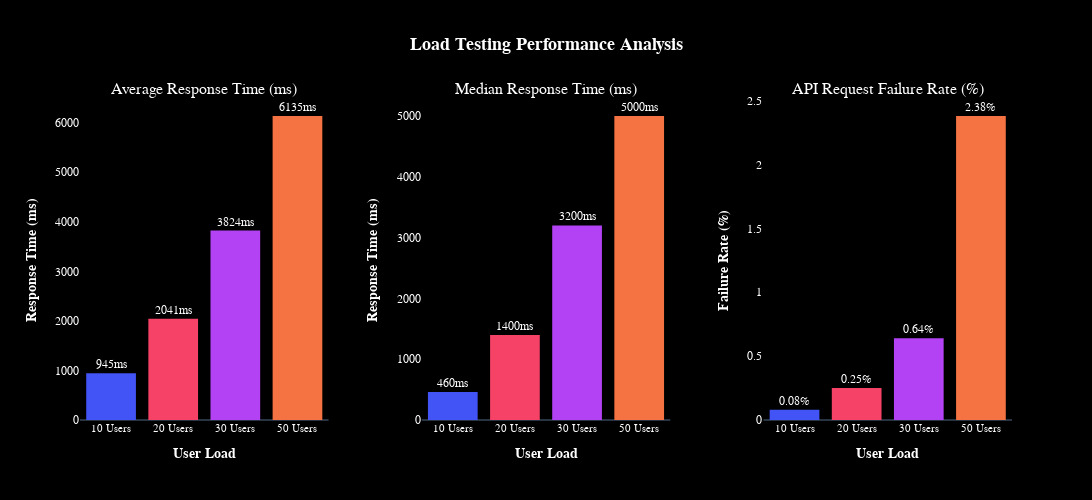

Write notebook code for a chart like this one.
### Code cell
# 3 BAR CHARTS - BLACK BACKGROUND, NO GAPS, CATEGORICAL USERS
fig = make_subplots(
    rows=1, cols=3,
    subplot_titles=('Average Response Time (ms)', 'Median Response Time (ms)', 'API Request Failure Rate (%)'),
    horizontal_spacing=0.1
)

# Chart 1: Average Response Time
fig.add_trace(
    go.Bar(
        x=user_categories,
        y=avg_times,
        marker_color=colors,
        text=[f'{t}ms' for t in avg_times],
        textposition='outside',
        textfont=dict(size=12, color='white'),
        name='Avg Response Time',
        showlegend=False,
        marker_line=dict(width=0)  # No borders
    ),
    row=1, col=1
)

# Chart 2: Median Response Time
fig.add_trace(
    go.Bar(
        x=user_categories,
        y=median_times,
        marker_color=colors,
        text=[f'{t}ms' for t in median_times],
        textposition='outside',
        textfont=dict(size=12, color='white'),
        name='Median Response Time',
        showlegend=False,
        marker_line=dict(width=0)
    ),
    row=1, col=2
)

# Chart 3: Failure Rate
fig.add_trace(
    go.Bar(
        x=user_categories,
        y=failure_rates,
        marker_color=colors,
        text=[f'{r}%' for r in failure_rates],
        textposition='outside',
        textfont=dict(size=12, color='white'),
        name='API Request Failure Rate',
        showlegend=False,
        marker_line=dict(width=0)
    ),
    row=1, col=3
)

# BLACK BACKGROUND THEME
fig.update_layout(
    title=dict(
        text="<b>Load Testing Performance Analysis</b>",
        x=0.5,
        font=dict(size=18, color='white')
    ),
    height=500,
    width=1200,
    plot_bgcolor='#000000',  # BLACK plot background
    paper_bgcolor='#000000',  # BLACK paper background
    font=dict(family="Arial, sans-serif", size=12, color='white')
)

# Update axes - BLACK THEME, NO GRID LINES
for col in [1, 2, 3]:
    fig.update_xaxes(
        title_text="<b>User Load</b>",
        title_font=dict(size=14, color='white'),
        tickfont=dict(size=11, color='white'),
        showgrid=False,  # NO GRID LINES
        row=1, col=col
    )

# Y-axes labels
fig.update_yaxes(
    title_text="<b>Response Time (ms)</b>",
    title_font=dict(size=14, color='white'),
    tickfont=dict(size=12, color='white'),
    showgrid=False,
    row=1, col=1
)
fig.update_yaxes(
    title_text="<b>Response Time (ms)</b>",
    title_font=dict(size=14, color='white'),
    tickfont=dict(size=12, color='white'),
    showgrid=False,
    row=1, col=2
)
fig.update_yaxes(
    title_text="<b>Failure Rate (%)</b>",
    title_font=dict(size=14, color='white'),
    tickfont=dict(size=12, color='white'),
    showgrid=False,
    row=1, col=3
)

fig.show()
print("✅ Dark theme bar charts with categorical users and no gaps")

### Figure 1 — Plotly figure (JSON) as saved in the notebook; plotly's stock layout.template omitted (floating-point values rounded to 4 significant figures)
{"data": [{"marker": {"color": ["#4254f5", "#f54266", "#b342f5", "#f57242"], "line": {"width": 0}}, "name": "Avg Response Time", "showlegend": false, "text": ["945ms", "2041ms", "3824ms", "6135ms"], "textfont": {"color": "white", "size": 12}, "textposition": "outside", "x": ["10 Users", "20 Users", "30 Users", "50 Users"], "y": [945, 2041, 3824, 6135], "type": "bar", "xaxis": "x", "yaxis": "y"}, {"marker": {"color": ["#4254f5", "#f54266", "#b342f5", "#f57242"], "line": {"width": 0}}, "name": "Median Response Time", "showlegend": false, "text": ["460ms", "1400ms", "3200ms", "5000ms"], "textfont": {"color": "white", "size": 12}, "textposition": "outside", "x": ["10 Users", "20 Users", "30 Users", "50 Users"], "y": [460, 1400, 3200, 5000], "type": "bar", "xaxis": "x2", "yaxis": "y2"}, {"marker": {"color": ["#4254f5", "#f54266", "#b342f5", "#f57242"], "line": {"width": 0}}, "name": "API Request Failure Rate", "showlegend": false, "text": ["0.08%", "0.25%", "0.64%", "2.38%"], "textfont": {"color": "white", "size": 12}, "textposition": "outside", "x": ["10 Users", "20 Users", "30 Users", "50 Users"], "y": [0.08, 0.25, 0.64, 2.38], "type": "bar", "xaxis": "x3", "yaxis": "y3"}], "layout": {"xaxis": {"anchor": "y", "domain": [0.0, 0.2667], "title": {"font": {"size": 14, "color": "white"}, "text": "<b>User Load</b>"}, "tickfont": {"size": 11, "color": "white"}, "showgrid": false}, "yaxis": {"anchor": "x", "domain": [0.0, 1.0], "title": {"font": {"size": 14, "color": "white"}, "text": "<b>Response Time (ms)</b>"}, "tickfont": {"size": 12, "color": "white"}, "showgrid": false}, "xaxis2": {"anchor": "y2", "domain": [0.3667, 0.6333], "title": {"font": {"size": 14, "color": "white"}, "text": "<b>User Load</b>"}, "tickfont": {"size": 11, "color": "white"}, "showgrid": false}, "yaxis2": {"anchor": "x2", "domain": [0.0, 1.0], "title": {"font": {"size": 14, "color": "white"}, "text": "<b>Response Time (ms)</b>"}, "tickfont": {"size": 12, "color": "white"}, "showgrid": false}, "xaxis3": {"anchor": "y3", "domain": [0.7333, 1.0], "title": {"font": {"size": 14, "color": "white"}, "text": "<b>User Load</b>"}, "tickfont": {"size": 11, "color": "white"}, "showgrid": false}, "yaxis3": {"anchor": "x3", "domain": [0.0, 1.0], "title": {"font": {"size": 14, "color": "white"}, "text": "<b>Failure Rate (%)</b>"}, "tickfont": {"size": 12, "color": "white"}, "showgrid": false}, "annotations": [{"font": {"size": 16}, "showarrow": false, "text": "Average Response Time (ms)", "x": 0.1333, "xanchor": "center", "xref": "paper", "y": 1.0, "yanchor": "bottom", "yref": "paper"}, {"font": {"size": 16}, "showarrow": false, "text": "Median Response Time (ms)", "x": 0.5, "xanchor": "center", "xref": "paper", "y": 1.0, "yanchor": "bottom", "yref": "paper"}, {"font": {"size": 16}, "showarrow": false, "text": "API Request Failure Rate (%)", "x": 0.8667, "xanchor": "center", "xref": "paper", "y": 1.0, "yanchor": "bottom", "yref": "paper"}], "title": {"font": {"size": 18, "color": "white"}, "text": "<b>Load Testing Performance Analysis</b>", "x": 0.5}, "font": {"family": "Arial, sans-serif", "size": 12, "color": "white"}, "height": 500, "width": 1200, "plot_bgcolor": "#000000", "paper_bgcolor": "#000000"}}
